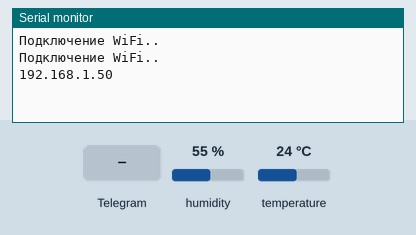
Bench run of a sketch on a simulated ESP8266 (NodeMCU). Shown: the last lines printed to the serial monitor. Inputs (shaded band) come from the test bench; at power-on: humidity 55 %, temperature 24 °C. WiFi joins after 1.5 s; servers stay silent unless stated; the local clock reads 2024-03-15 10:24:30 at power-on unless the sketch sets it.

Above: at 5.2 s.
5.3 s: Telegram message "/start" received
At 6.6 s:
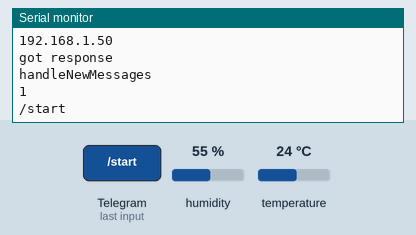
7.1 s: Telegram message "/temp" received
At 8.1 s:
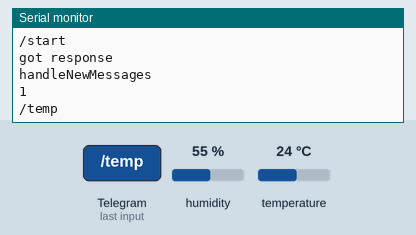

Measured:
- after the input at 5.3 s, the serial monitor: prints a new line after 0.31 s (image 1)
- after the input at 7.1 s, the serial monitor: prints a new line after 0.41 s (image 2)

The sketch:

sketch_DHT22_telegram.ino
```cpp
#ifdef ESP32
#include "WiFi.h"
#else
#include "ESP8266WiFi.h"
#endif

#include "WiFiClientSecure.h"
#include "UniversalTelegramBot.h"
#include "ArduinoJson.h"
//#include "Adafruit_BME280.h"
#include "Adafruit_Sensor.h"
#include "DHT.h"

#define DHTPIN 5
#define DHTTYPE DHT22
DHT dht(DHTPIN, DHTTYPE);
// Укажите свои данные сети
const char* ssid = "Mik_prihod2g";
const char* password = "xxxxxxxxxxx";
//5118735295
// Используйте @myidbot, чтобы получить ID пользователя или группы
// Помните, что бот сможет вам писать только после нажатия
// вами кнопки /start
#define CHAT_ID "xxxxxxxxxx"
#define CHAT_ID_2 "xxxxxxxxx"
// Запустите бот Telegram
#define BOTtoken "xxxxxxxxxxxxxxxxxxxxxxxxxxxxxxxxxxxxxxxx"  // укажите токен бота

#ifdef ESP8266
X509List cert(TELEGRAM_CERTIFICATE_ROOT);
#endif

WiFiClientSecure client;
UniversalTelegramBot bot(BOTtoken, client);

// Каждую секунду проверяет новые сообщения
int botRequestDelay = 1000;
unsigned long lastTimeBotRan;

// BME280 подключаем к ESP32 I2C (GPIO 21 = SDA, GPIO 22 = SCL)
// BME280 подключаем к ESP8266 I2C (GPIO 4 = SDA, GPIO 5 = SCL)
//Adafruit_BME280 bme;

// Запрос показаний датчика BME280 и запись их в переменную типа String
String getReadings()
{
  float temperature, humidity;


  temperature = dht.readTemperature();
  humidity = dht.readHumidity();


  String message = "Температура Червятник : " + String(temperature) + " ºC \n";
  message += "Влажность: " + String (humidity) + " % \n";

  return message;
}

// Задаем действия при получении новых сообщений
void handleNewMessages(int numNewMessages)
{
    Serial.println("handleNewMessages");
    Serial.println(String(numNewMessages));

    for (int i = 0; i < numNewMessages; i++)
    {
        // Идентификатор чата запроса
        String chat_id = String(bot.messages[i].chat_id);
        //if (chat_id != CHAT_ID ||chat_id != CHAT_ID_2)
        //{
        //    bot.sendMessage(chat_id, "Unauthorized user", "");
        //    continue;
        //}

        // Выводим полученное сообщение
        String text = bot.messages[i].text;
        Serial.println(text);
        String from_name = bot.messages[i].from_name;

        if (text == "/start")
        {
            String welcome = "Welcome, " + from_name + ".\n";
            welcome += "Use the following command to get current readings.\n\n";
            welcome += "/temp \n";

            bot.sendMessage(chat_id, welcome, "");
        }

        if (text == "/temp")
        {
           String readings = getReadings(); bot.sendMessage(chat_id, readings, "");
        }
    }
}

void setup()
{
    Serial.begin(115200);
    dht.begin();

    #ifdef ESP8266
    configTime(0, 0, "pool.ntp.org"); // Получаем всемирное координированное время (UTC) через NTP
    client.setTrustAnchors(&cert); // Получаем сертификат api.telegram.org
    #endif


    // Запускаем датчик
    delay(2000);

  // Reading temperature or humidity takes about 250 milliseconds!
  // Sensor readings may also be up to 2 seconds 'old' (its a very slow sensor)
    float h = dht.readHumidity();
  // Read temperature as Celsius (the default)
    float t = dht.readTemperature();
  // Read temperature as Fahrenheit (isFahrenheit = true)
    float f = dht.readTemperature(true);

  // Check if any reads failed and exit early (to try again).
    if (isnan(h) || isnan(t) || isnan(f)) {
      Serial.println(F("Failed to read from DHT sensor!"));
      return;
    }


    //dht.begin();
    //if (!dht.begin(true))
    //float f = dht.readTemperature(true);
    //float f = dht.readTemperature(true);
    //if (dht.begin())
    //{
    // Serial.println("Невозможно обнаружить датчик, проверьте соединение!");
    //  while (true); // Останавливаем программу
    //}

    // Подключаемся к Wi-Fi
    WiFi.mode(WIFI_STA);
    WiFi.begin(ssid, password);

    #ifdef ESP32
    client.setCACert(TELEGRAM_CERTIFICATE_ROOT); // Добавляем корневой сертификат для api.telegram.org
    #endif

    while (WiFi.status() != WL_CONNECTED)
    {
        delay(1000);
        Serial.println("Подключение WiFi..");
    }

    // Выводим IP ESP32
    Serial.println(WiFi.localIP());
}

void loop()
{
    if (millis() > lastTimeBotRan + botRequestDelay)
    {
        int numNewMessages = bot.getUpdates(bot.last_message_received + 1);

        while(numNewMessages)
        {
            Serial.println("got response");
            handleNewMessages(numNewMessages);
            numNewMessages = bot.getUpdates(bot.last_message_received + 1);
        }

        lastTimeBotRan = millis();
    }
}
```
